Frame 1 (no input): blank canvas, image omitted
Frame 60 (no input): blank canvas, image omitted
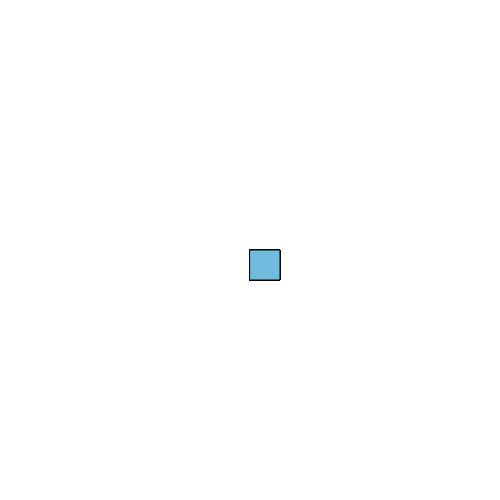
Frame 120 (the mouse pressed at the canvas centre since frame 60)

The p5.js sketch whose frames 1 and 60 were blank and that drew this single picture after the mouse press (run headless with seeded random() and noise() and a simulated clock; from frame 60 on, the mouse is pressed at the canvas centre):

// p5.js sketch
// ── sketch.js
function setup() {
    createCanvas(500, 500);  
    background("rgb(255,255,255)");
  }
  
  function draw() {
  
    stroke("black");
    fill("#70BCDF");
    
    // console.log(mouseIsPressed);
    
    if (mouseIsPressed) {
      rect(mouseX, mouseY, 30, 30);
    }
   }
